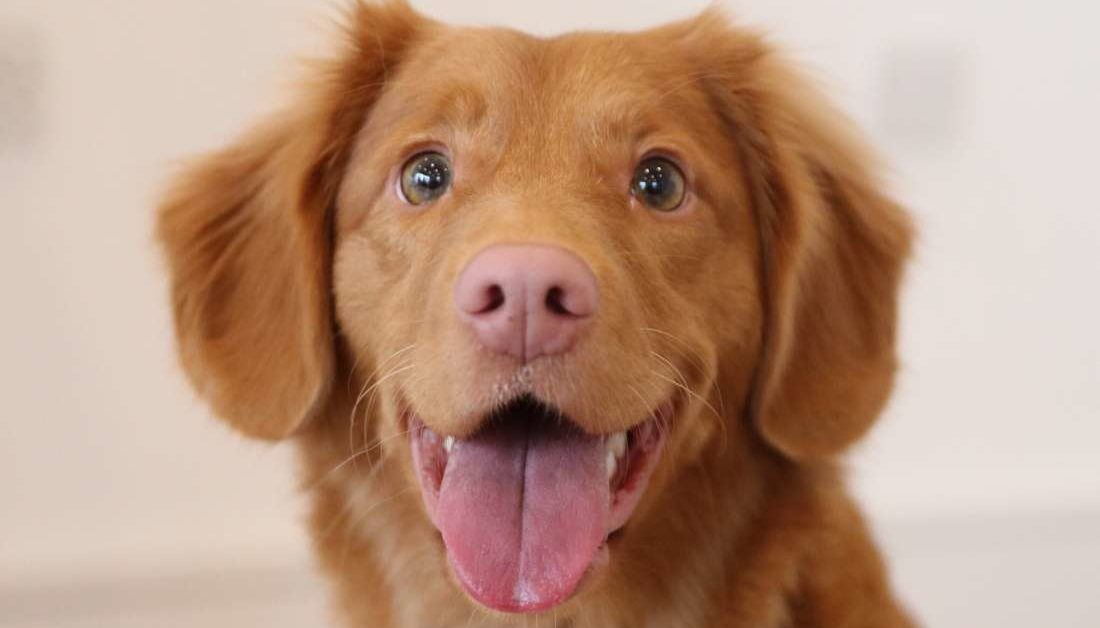
#> input picture image/322868_1100-1100x628.jpg, 1100 x 628 px
$ python 'Laplacian&Gaussian.py'   (older library calls are emulated)
#> lines starting #> are read from the running program, lines starting #| are printed output that depends on the picture
import cv2
import numpy as np
import matplotlib.pyplot as plt

def Noise_EdgeFilter(string):
#> called with string = 'image/322868_1100-1100x628.jpg'
    img = cv2.imread(string)
#> img is the input picture: shape (628, 1100, 3); mean B, G, R 127.5, 149.3, 185.1

    img_origin = cv2.cvtColor(img, cv2.COLOR_RGB2GRAY)
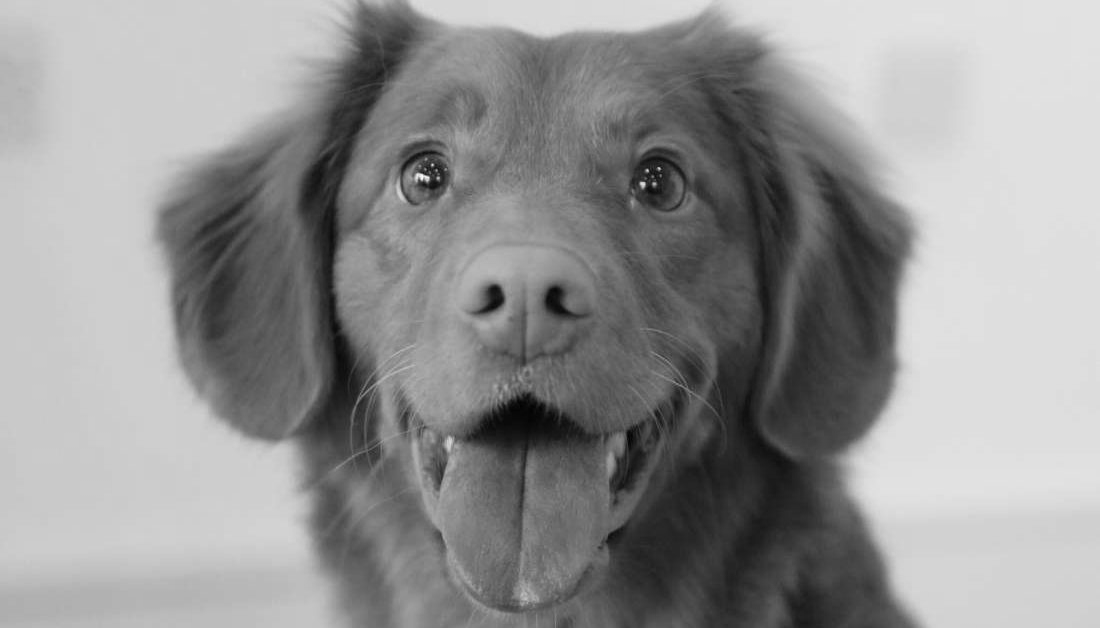
#> img_origin: shape (628, 1100); min 1, max 252, mean 146.9

    plt.subplot(221),
    plt.imshow(img_origin, cmap='gray'),
    plt.title('Origin')
    plt.xticks([]), plt.yticks([])

    ddepth = cv2.CV_16S
    kernel_size = 3

    lapla_img = cv2.Laplacian(img_origin, ddepth, ksize = kernel_size)
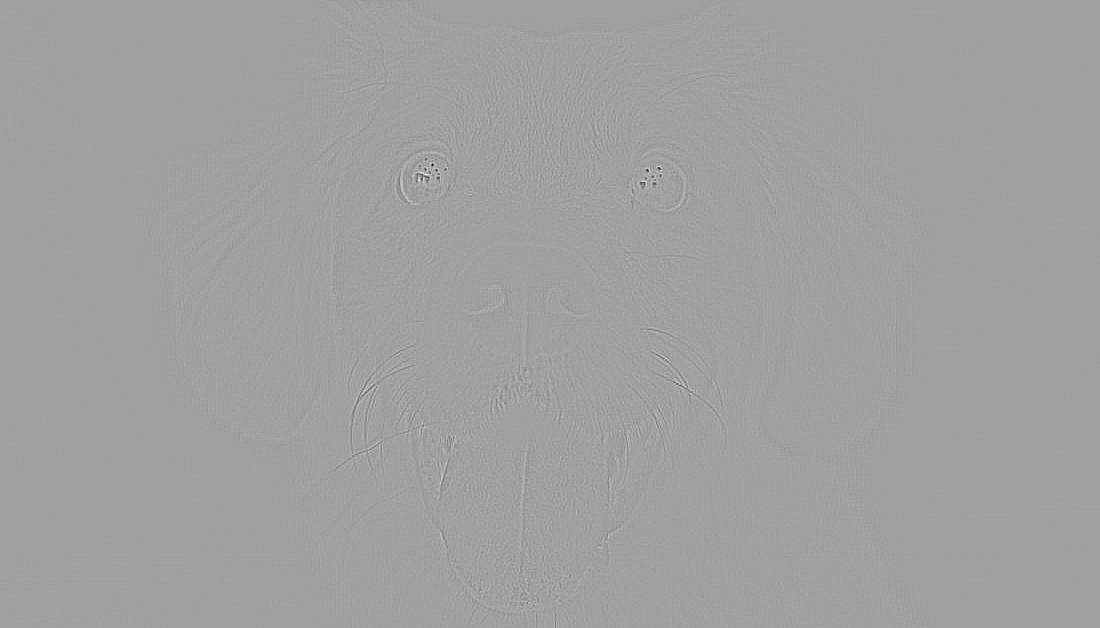
#> lapla_img: shape (628, 1100) int16; min -758, max 448, mean 0; drawn with min black and max white

    plt.subplot(222),
    plt.imshow(cv2.convertScaleAbs(lapla_img), cmap='gray'),
    plt.title('Lablacian')
    plt.xticks([]), plt.yticks([])

    plt.subplot(223),
    plt.imshow(cv2.convertScaleAbs(lapla_img) + img_origin, cmap='gray'),
    plt.title('Lablacian filter')
    plt.xticks([]), plt.yticks([])

    img_gaussian = cv2.GaussianBlur(img, (3,3), 0)

    plt.subplot(224),
    plt.imshow(img_gaussian, cmap='gray'),
    plt.title('Gaussian')
    plt.xticks([]), plt.yticks([])

Noise_EdgeFilter('image/322868_1100-1100x628.jpg')
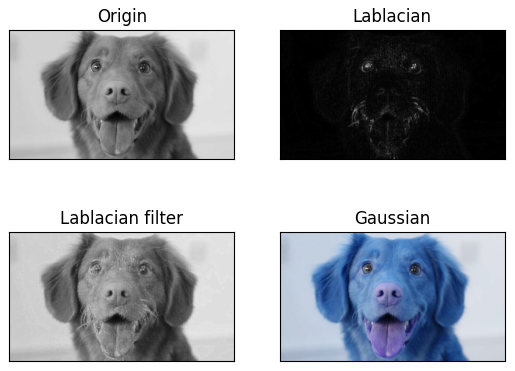
#> figure drawn by matplotlib, 4 panels; B, G, R data is drawn as R, G, B
